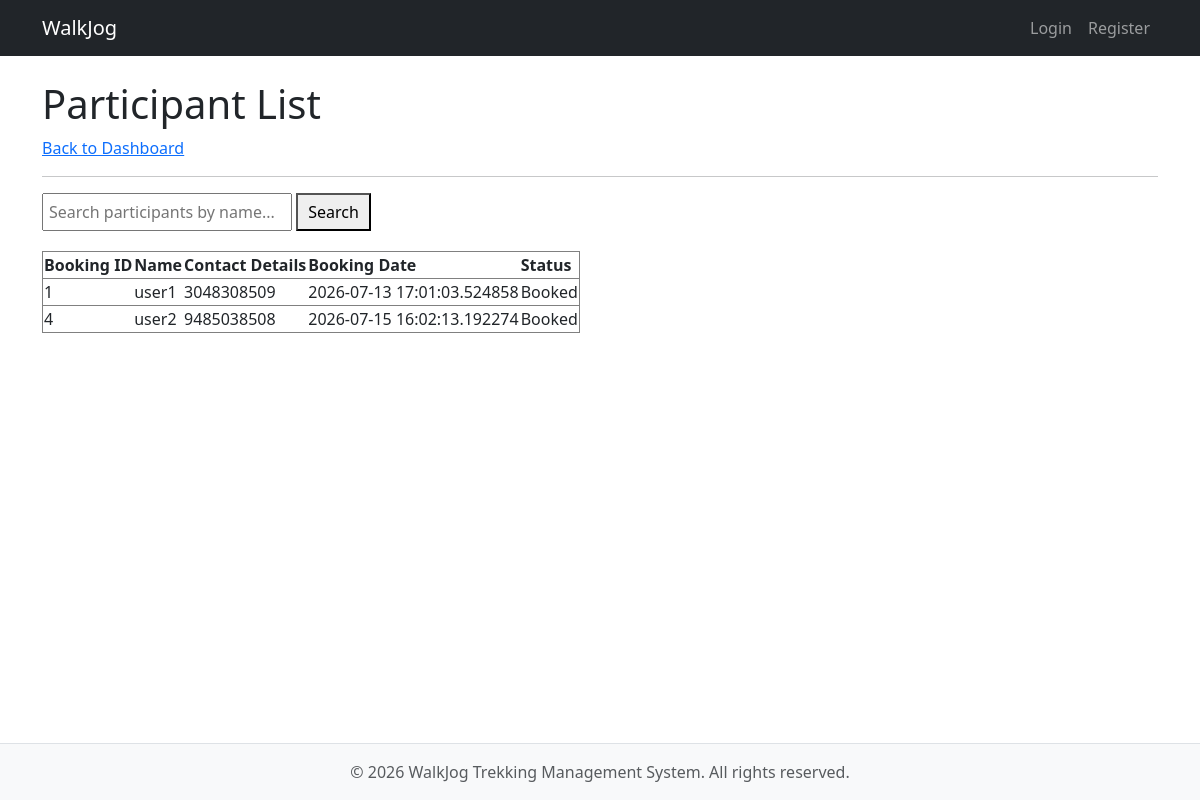
Screenshot of /staff/trek/1/users with the database file from the repository.
### models.py (models this page shows)
class Booking(db.Model):
    __tablename__ = 'booking'
    booking_id = db.Column(
        db.Integer,
        primary_key=True
    )
    user_id = db.Column(
        db.Integer,
        db.ForeignKey('users.id'),
        nullable=False
    )
    trek_id = db.Column(
        db.Integer,
        db.ForeignKey('treks.trek_id'),
        nullable=False
    )
    booking_date = db.Column(
        db.DateTime,
        default=datetime.now
    )
    status = db.Column(
        db.String(20),
        default='Booked'
    )

class UserProfile(db.Model):
    __tablename__ = 'user_profile'
    user_id = db.Column(
        db.Integer,
        db.ForeignKey('users.id'),
        primary_key=True,
        nullable=False
    )
    name = db.Column(db.String(50), nullable=False)
    contact_details = db.Column(db.String(15), nullable=False)
    is_blacklisted = db.Column(db.Boolean, default=False)
    created_at = db.Column(db.DateTime, default=datetime.now)

### app.py (the view)
@app.route('/staff/trek/<int:trek_id>/users')
def trek_users(trek_id):
    bookings = db.session.query(
        Booking.booking_id,
        UserProfile.name.label('user_name'),
        UserProfile.contact_details,
        Booking.booking_date,
        Booking.status
    ).join(UserProfile, Booking.user_id == UserProfile.user_id)\
     .filter(Booking.trek_id == trek_id).all()
    return render_template(
        'trek_users.html',
        bookings=bookings
    )

### templates/trek_users.html (shortened to what this page needs)
{% extends "base.html" %}
{% block content %}
<h1>Participant List</h1>
<a href="javascript:history.back()">Back to Dashboard</a>
<hr>
<form method="GET" style="margin-bottom: 20px;">
    <input type="text" name="search" placeholder="Search participants by name..."
        value="{{ request.args.get('search', '') }}" style="padding: 5px; width: 250px;">
    <button type="submit" style="padding: 5px 10px;">Search</button>
</form>
{% set query = request.args.get('search', '').lower() %}
<div class="table">
    <table border="1">
        <tr>
            <th>Booking ID</th>
            <th>Name</th>
            <th>Contact Details</th>
            <th>Booking Date</th>
            <th>Status</th>
        </tr>
        {% for booking in bookings %}
        {% if not query or query in booking.user_name.lower() %}
        <tr>
            <td>{{ booking.booking_id }}</td>
            <td>{{ booking.user_name }}</td>
            <td>{{ booking.contact_details }}</td>
            <td>{{ booking.booking_date }}</td>
            <td>{{ booking.status }}</td>
        </tr>
        {% endif %}
        {% else %}
        <tr>
            <td colspan="5" style="text-align: center;">No participants have booked this trek yet.</td>
        </tr>
        {% endfor %}
    </table>
</div>
{% endblock %}

### rows the page displays
Booking: booking_id "1", user_name "user1", contact_details "3048308509", booking_date "2026-07-13 17:01:03.524858", status "Booked"
Booking: booking_id "4", user_name "user2", contact_details "9485038508", booking_date "2026-07-15 16:02:13.192274", status "Booked"
